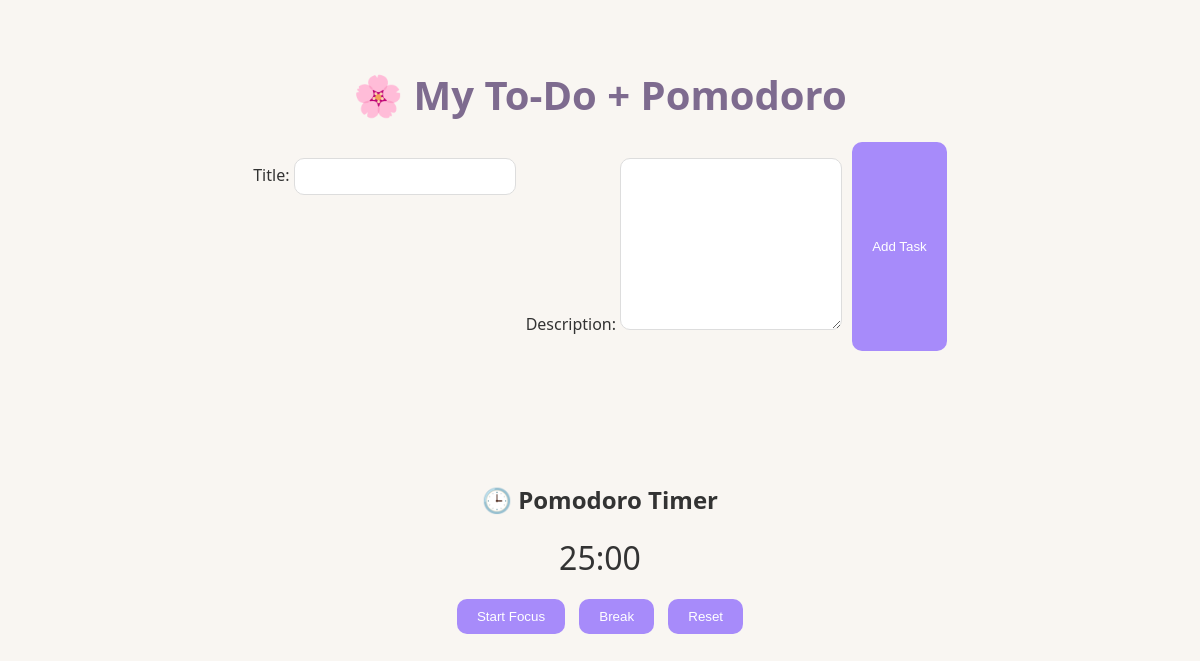
Before: / with the older database file.
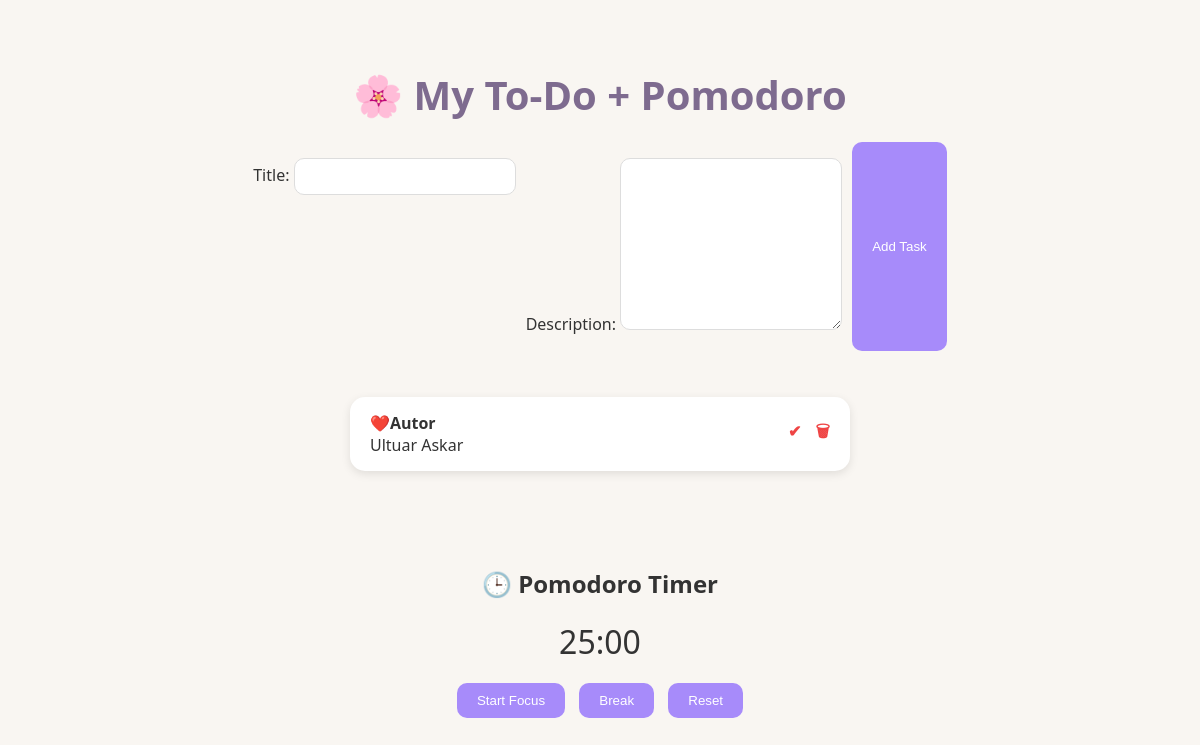
After: the same page with the newer database file.
### todo_app/models.py (models this page shows, shortened)
class Task(models.Model):
    title = models.CharField(max_length=255)
    description = models.TextField(blank=True)
    completed = models.BooleanField(default=False)

### todo_app/views.py (the view)
# urls.py: path('', task_list, name='task_list'),
def task_list(request):
    tasks = Task.objects.all()
    form = TaskForm()
    if request.method == 'POST':
        form = TaskForm(request.POST)
        if form.is_valid():
            form.save()
            return redirect('task_list')
    return render(request, 'task_list.html', {'tasks': tasks, 'form': form})

### todo_app/forms.py
class TaskForm(forms.ModelForm):
    class Meta:
        model = Task
        fields = ['title', 'description']

### templates/task_list.html (shortened to what this page needs)
<!DOCTYPE html>
<html lang="en">
<head>
</head>
<body>
    <h1>🌸 My To-Do + Pomodoro</h1>
    <form method="post">
        {{ form.as_p }}
        <button type="submit">Add Task</button>
    </form>
    <ul>
        {% for task in tasks %}
        <li>
            <div class="task-text">
                <strong>{{ task.title }}</strong><br>
                {{ task.description }}
            </div>
            <div class="actions">
                {% if not task.completed %}
                <a href="{% url 'complete_task' task.id %}" class="complete">✔</a>
                {% endif %}
                <a href="{% url 'delete_task' task.id %}">🗑</a>
            </div>
        </li>
        {% endfor %}
    </ul>
    <div class="pomodoro">
        <h2>🕒 Pomodoro Timer</h2>
        <div id="timer">25:00</div>
        <div class="pomodoro-buttons">
            <button onclick="startTimer(25)">Start Focus</button>
            <button onclick="startTimer(5)">Break</button>
            <button onclick="resetTimer()">Reset</button>
        </div>
    </div>
</body>
</html>

### templates/task_list.html (style rules this page uses)
body { font-family: 'Segoe UI', sans-serif; background: #f9f6f2; color: #333; margin: 0; padding: 40px; display: flex; flex-direction: column; align-items: center; }
h1 { font-size: 2.5em; margin-bottom: 20px; color: #7e6b8f; }
form { display: flex; gap: 10px; margin-bottom: 30px; }
input, textarea { padding: 10px; border-radius: 10px; border: 1px solid #ddd; width: 200px; }
button { background: #a78bfa; color: white; border: none; padding: 10px 20px; border-radius: 10px; cursor: pointer; transition: background 0.3s ease; }
ul { list-style: none; padding: 0; width: 100%; max-width: 500px; }
li { background: white; margin-bottom: 10px; padding: 15px 20px; border-radius: 15px; box-shadow: 0 3px 10px rgba(0,0,0,0.1); display: flex; justify-content: space-between; align-items: center; transition: transform 0.2s ease; }
.task-text { flex: 1; }
.actions a { margin-left: 10px; text-decoration: none; color: #ef4444; font-weight: bold; }
.complete { color: #10b981; }
.pomodoro { margin-top: 50px; text-align: center; }
#timer { font-size: 2em; margin-bottom: 15px; }
.pomodoro-buttons button { margin: 5px; }

Changed rows visible on the page:
added Task: title "❤️Autor", description "Ultuar Askar"
